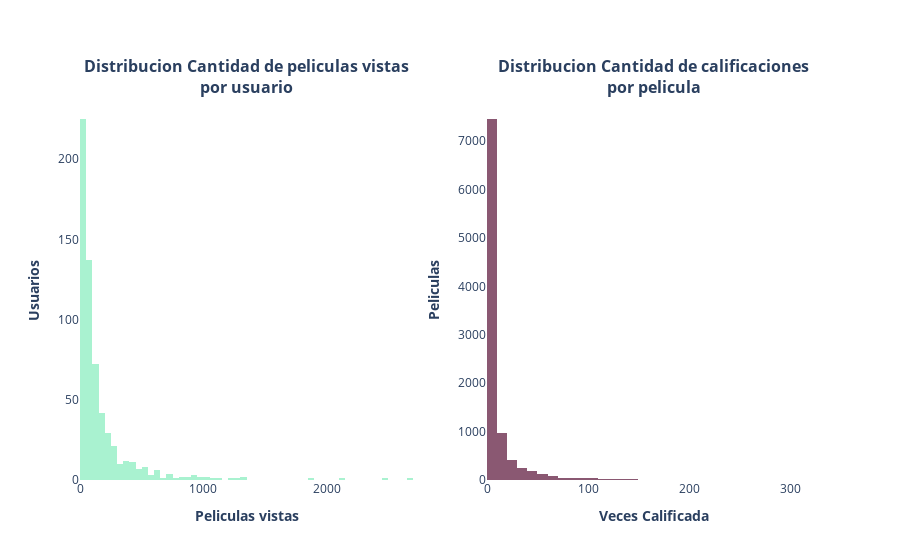

Notebook cell for this chart:
### Markdown cell above
# **EDA**

### Code cell
distributions()

### Figure 1 — Plotly figure (JSON) as saved in the notebook; plotly's stock layout.template omitted (floating-point values rounded to 4 significant figures; data arrays with more than 128 entries replaced by an {"elided": "..."} marker saying what was removed)
{"data": [{"hovertemplate": "<b>Peliculas vistas</b>=%{x}<br><b>Usuarios</b>=%{y}<extra></extra>", "marker": {"color": "rgba(41, 223, 137, 0.4)"}, "nbinsx": 60, "type": "histogram", "x": {"elided": "610 int values"}, "xaxis": "x", "yaxis": "y"}, {"hovertemplate": "<b>Veces Calificada</b>=%{x}<br><b>Peliculas</b>=%{y}<extra></extra>", "marker": {"color": "rgba(109, 47, 79, 0.8)"}, "nbinsx": 50, "type": "histogram", "x": {"elided": "9724 int values"}, "xaxis": "x2", "yaxis": "y2"}], "layout": {"annotations": [{"font": {"size": 16}, "showarrow": false, "text": "<b>Distribucion Cantidad de peliculas vistas<br>por usuario</b>", "x": 0.225, "xanchor": "center", "xref": "paper", "y": 1, "yanchor": "bottom", "yref": "paper"}, {"font": {"size": 16}, "showarrow": false, "text": "<b>Distribucion Cantidad de calificaciones<br>por pelicula</b>", "x": 0.775, "xanchor": "center", "xref": "paper", "y": 1, "yanchor": "bottom", "yref": "paper"}], "autosize": true, "legend": {"visible": false}, "plot_bgcolor": "white", "xaxis": {"anchor": "y", "autorange": true, "domain": [0, 0.45], "range": [-0.5, 2700.0], "title": {"text": "<b>Peliculas vistas</b>"}, "type": "linear"}, "xaxis2": {"anchor": "y2", "autorange": true, "domain": [0.55, 1], "range": [-0.5, 329.5], "title": {"text": "<b>Veces Calificada</b>"}, "type": "linear"}, "yaxis": {"anchor": "x", "autorange": true, "domain": [0, 1], "range": [0, 236.8], "title": {"text": "<b>Usuarios</b>"}}, "yaxis2": {"anchor": "x2", "autorange": true, "domain": [0, 1], "range": [0, 7847.0], "title": {"text": "<b>Peliculas</b>"}}}}
